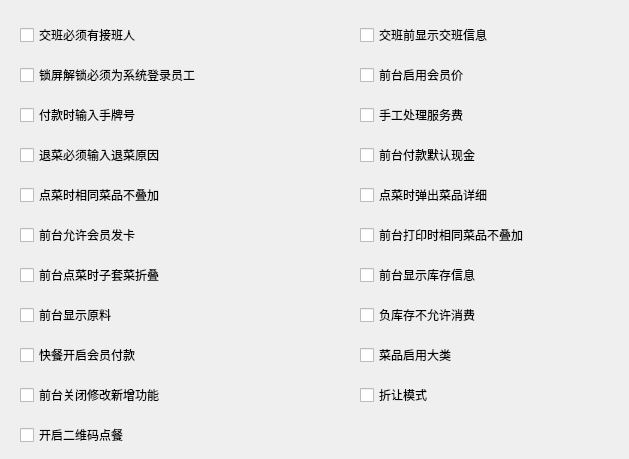
          <widget class="QWidget" name="page_5">
           <widget class="lds_checkbox_wrap" name="checkBox_16">
            <property name="geometry">
             <rect>
              <x>360</x>
              <y>260</y>
              <width>260</width>
              <height>30</height>
             </rect>
            </property>
            <property name="text">
             <string>前台显示库存信息</string>
            </property>
           </widget>
           <widget class="lds_checkbox_wrap" name="checkBox_6">
            <property name="geometry">
             <rect>
              <x>360</x>
              <y>180</y>
              <width>260</width>
              <height>30</height>
             </rect>
            </property>
            <property name="text">
             <string>点菜时弹出菜品详细</string>
            </property>
           </widget>
           <widget class="lds_checkbox_wrap" name="checkBox_2">
            <property name="geometry">
             <rect>
              <x>20</x>
              <y>140</y>
              <width>320</width>
              <height>30</height>
             </rect>
            </property>
            <property name="text">
             <string>退菜必须输入退菜原因</string>
            </property>
           </widget>
           <widget class="lds_checkbox_wrap" name="checkBox_ingredient">
            <property name="geometry">
             <rect>
              <x>20</x>
              <y>300</y>
              <width>320</width>
              <height>30</height>
             </rect>
            </property>
            <property name="text">
             <string>前台显示原料</string>
            </property>
           </widget>
           <widget class="lds_checkbox_wrap" name="checkBox_1">
            <property name="geometry">
             <rect>
              <x>20</x>
              <y>20</y>
              <width>320</width>
              <height>30</height>
             </rect>
            </property>
            <property name="text">
             <string>交班必须有接班人</string>
            </property>
           </widget>
           <widget class="lds_checkbox_wrap" name="checkBox_10">
            <property name="geometry">
             <rect>
              <x>360</x>
              <y>100</y>
              <width>260</width>
              <height>30</height>
             </rect>
            </property>
            <property name="text">
             <string>手工处理服务费</string>
            </property>
           </widget>
           <widget class="lds_checkbox_wrap" name="checkBox_17">
            <property name="geometry">
             <rect>
              <x>360</x>
              <y>300</y>
              <width>260</width>
              <height>30</height>
             </rect>
            </property>
            <property name="text">
             <string>负库存不允许消费</string>
            </property>
           </widget>
           <widget class="lds_checkbox_wrap" name="checkBox_15">
            <property name="geometry">
             <rect>
              <x>20</x>
              <y>180</y>
              <width>320</width>
              <height>30</height>
             </rect>
            </property>
            <property name="text">
             <string>点菜时相同菜品不叠加</string>
            </property>
           </widget>
           <widget class="lds_checkbox_wrap" name="checkBox_20">
            <property name="geometry">
             <rect>
              <x>360</x>
              <y>340</y>
              <width>260</width>
              <height>30</height>
             </rect>
            </property>
            <property name="text">
             <string>菜品启用大类</string>
            </property>
           </widget>
           <widget class="lds_checkbox_wrap" name="checkBox_8">
            <property name="geometry">
             <rect>
              <x>360</x>
              <y>60</y>
              <width>260</width>
              <height>30</height>
             </rect>
            </property>
            <property name="text">
             <string>前台启用会员价</string>
            </property>
           </widget>
           <widget class="lds_checkbox_wrap" name="checkBox_18">
            <property name="geometry">
             <rect>
              <x>20</x>
              <y>220</y>
              <width>320</width>
              <height>30</height>
             </rect>
            </property>
            <property name="text">
             <string>前台允许会员发卡</string>
            </property>
           </widget>
           <widget class="lds_checkbox_wrap" name="checkBox_4">
            <property name="geometry">
             <rect>
              <x>20</x>
              <y>100</y>
              <width>320</width>
              <height>30</height>
             </rect>
            </property>
            <property name="text">
             <string>付款时输入手牌号</string>
            </property>
           </widget>
           <widget class="lds_checkbox_wrap" name="checkBox_7">
            <property name="geometry">
             <rect>
              <x>20</x>
              <y>60</y>
              <width>320</width>
              <height>30</height>
             </rect>
            </property>
            <property name="text">
             <string>锁屏解锁必须为系统登录员工</string>
            </property>
           </widget>
           <widget class="lds_checkbox_wrap" name="checkBox_19">
            <property name="geometry">
             <rect>
              <x>20</x>
              <y>260</y>
              <width>320</width>
              <height>30</height>
             </rect>
            </property>
            <property name="text">
             <string>前台点菜时子套菜折叠</string>
            </property>
           </widget>
           <widget class="lds_checkbox_wrap" name="checkBox_qt_def_money">
            <property name="geometry">
             <rect>
              <x>360</x>
              <y>140</y>
              <width>260</width>
              <height>30</height>
             </rect>
            </property>
            <property name="text">
             <string>前台付款默认现金</string>
            </property>
           </widget>
           <widget class="lds_checkbox_wrap" name="checkBox_show_info_before_shift">
            <property name="geometry">
             <rect>
              <x>360</x>
              <y>20</y>
              <width>260</width>
              <height>30</height>
             </rect>
            </property>
            <property name="text">
             <string>交班前显示交班信息</string>
            </property>
           </widget>
           <widget class="lds_checkbox_wrap" name="checkBox_21">
            <property name="geometry">
             <rect>
              <x>360</x>
              <y>220</y>
              <width>260</width>
              <height>30</height>
             </rect>
            </property>
            <property name="text">
             <string>前台打印时相同菜品不叠加</string>
            </property>
           </widget>
           <widget class="lds_checkbox_wrap" name="checkBox_kuaican_mpay">
            <property name="geometry">
             <rect>
              <x>20</x>
              <y>340</y>
              <width>320</width>
              <height>30</height>
             </rect>
            </property>
            <property name="text">
             <string>快餐开启会员付款</string>
            </property>
           </widget>
           <widget class="lds_checkbox_wrap" name="checkBox_qt_forbide_change_new">
            <property name="geometry">
             <rect>
              <x>20</x>
              <y>380</y>
              <width>320</width>
              <height>30</height>
             </rect>
            </property>
            <property name="text">
             <string>前台关闭修改新增功能</string>
            </property>
           </widget>
           <widget class="lds_checkbox_wrap" name="checkBox_discount_off_mode">
            <property name="geometry">
             <rect>
              <x>360</x>
              <y>380</y>
              <width>260</width>
              <height>30</height>
             </rect>
            </property>
            <property name="text">
             <string>折让模式</string>
            </property>
           </widget>
           <widget class="lds_checkbox_wrap" name="checkBox_qr_code_order_mode">
            <property name="geometry">
             <rect>
              <x>20</x>
              <y>420</y>
              <width>320</width>
              <height>30</height>
             </rect>
            </property>
            <property name="text">
             <string>开启二维码点餐</string>
            </property>
           </widget>
          </widget>
